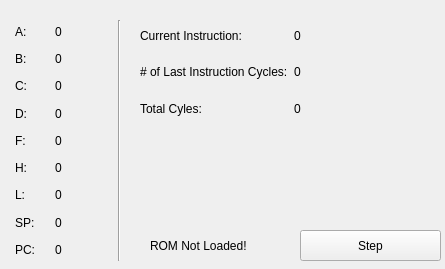
<?xml version="1.0" encoding="UTF-8"?>
<ui version="4.0">
 <class>CPUControlWindow</class>
 <widget class="QMainWindow" name="CPUControlWindow">
  <property name="geometry">
   <rect>
    <x>0</x>
    <y>0</y>
    <width>445</width>
    <height>269</height>
   </rect>
  </property>
  <property name="windowTitle">
   <string>CPU Status</string>
  </property>
  <widget class="QWidget" name="centralwidget">
   <widget class="Line" name="line">
    <property name="geometry">
     <rect>
      <x>99</x>
      <y>20</y>
      <width>41</width>
      <height>241</height>
     </rect>
    </property>
    <property name="orientation">
     <enum>Qt::Vertical</enum>
    </property>
   </widget>
   <widget class="QPushButton" name="step">
    <property name="geometry">
     <rect>
      <x>300</x>
      <y>230</y>
      <width>141</width>
      <height>31</height>
     </rect>
    </property>
    <property name="text">
     <string>Step</string>
    </property>
   </widget>
   <widget class="QWidget" name="gridLayoutWidget">
    <property name="geometry">
     <rect>
      <x>15</x>
      <y>21</y>
      <width>247</width>
      <height>239</height>
     </rect>
    </property>
    <layout class="QGridLayout" name="gridLayout">
     <item row="2" column="0">
      <widget class="QLabel" name="label_5">
       <property name="text">
        <string>C:</string>
       </property>
      </widget>
     </item>
     <item row="1" column="1">
      <widget class="QLabel" name="bValue">
       <property name="text">
        <string>0</string>
       </property>
      </widget>
     </item>
     <item row="0" column="0">
      <widget class="QLabel" name="label">
       <property name="text">
        <string>A:</string>
       </property>
      </widget>
     </item>
     <item row="2" column="1">
      <widget class="QLabel" name="cValue">
       <property name="text">
        <string>0</string>
       </property>
      </widget>
     </item>
     <item row="4" column="0">
      <widget class="QLabel" name="label_9">
       <property name="text">
        <string>F:</string>
       </property>
      </widget>
     </item>
     <item row="0" column="1">
      <widget class="QLabel" name="aValue">
       <property name="text">
        <string>0</string>
       </property>
      </widget>
     </item>
     <item row="6" column="0">
      <widget class="QLabel" name="label_21">
       <property name="text">
        <string>L:</string>
       </property>
      </widget>
     </item>
     <item row="4" column="1">
      <widget class="QLabel" name="fValue">
       <property name="text">
        <string>0                               </string>
       </property>
      </widget>
     </item>
     <item row="3" column="1">
      <widget class="QLabel" name="dValue">
       <property name="text">
        <string>0</string>
       </property>
      </widget>
     </item>
     <item row="5" column="1">
      <widget class="QLabel" name="hValue">
       <property name="text">
        <string>0</string>
       </property>
      </widget>
     </item>
     <item row="6" column="1">
      <widget class="QLabel" name="lValue">
       <property name="text">
        <string>0</string>
       </property>
      </widget>
     </item>
     <item row="1" column="0">
      <widget class="QLabel" name="label_3">
       <property name="text">
        <string>B:</string>
       </property>
      </widget>
     </item>
     <item row="3" column="0">
      <widget class="QLabel" name="label_7">
       <property name="text">
        <string>D:</string>
       </property>
      </widget>
     </item>
     <item row="7" column="1">
      <widget class="QLabel" name="spValue">
       <property name="text">
        <string>0                                                            </string>
       </property>
      </widget>
     </item>
     <item row="5" column="0">
      <widget class="QLabel" name="label_19">
       <property name="text">
        <string>H:</string>
       </property>
      </widget>
     </item>
     <item row="7" column="0">
      <widget class="QLabel" name="label_23">
       <property name="text">
        <string>SP:</string>
       </property>
      </widget>
     </item>
     <item row="8" column="0">
      <widget class="QLabel" name="label_25">
       <property name="text">
        <string>PC:</string>
       </property>
      </widget>
     </item>
     <item row="8" column="1">
      <widget class="QLabel" name="pcValue">
       <property name="text">
        <string>0</string>
       </property>
      </widget>
     </item>
    </layout>
   </widget>
   <widget class="QWidget" name="gridLayoutWidget_2">
    <property name="geometry">
     <rect>
      <x>140</x>
      <y>20</y>
      <width>301</width>
      <height>104</height>
     </rect>
    </property>
    <layout class="QGridLayout" name="gridLayout_2">
     <item row="1" column="1">
      <widget class="QLabel" name="cyclesOfLastInstruction">
       <property name="text">
        <string>0                        </string>
       </property>
      </widget>
     </item>
     <item row="0" column="1">
      <widget class="QLabel" name="currentInstruction">
       <property name="text">
        <string>0</string>
       </property>
      </widget>
     </item>
     <item row="2" column="1">
      <widget class="QLabel" name="totalCycles">
       <property name="text">
        <string>0</string>
       </property>
      </widget>
     </item>
     <item row="1" column="0">
      <widget class="QLabel" name="label_13">
       <property name="text">
        <string># of Last Instruction Cycles:</string>
       </property>
      </widget>
     </item>
     <item row="2" column="0">
      <widget class="QLabel" name="label_15">
       <property name="text">
        <string>Total Cyles:</string>
       </property>
      </widget>
     </item>
     <item row="0" column="0">
      <widget class="QLabel" name="label_11">
       <property name="text">
        <string>Current Instruction:</string>
       </property>
      </widget>
     </item>
    </layout>
   </widget>
   <widget class="QLabel" name="romLoadedStatus">
    <property name="geometry">
     <rect>
      <x>150</x>
      <y>230</y>
      <width>131</width>
      <height>31</height>
     </rect>
    </property>
    <property name="text">
     <string>ROM Not Loaded!</string>
    </property>
    <property name="textFormat">
     <enum>Qt::AutoText</enum>
    </property>
   </widget>
  </widget>
 </widget>
 <resources/>
 <connections/>
</ui>
